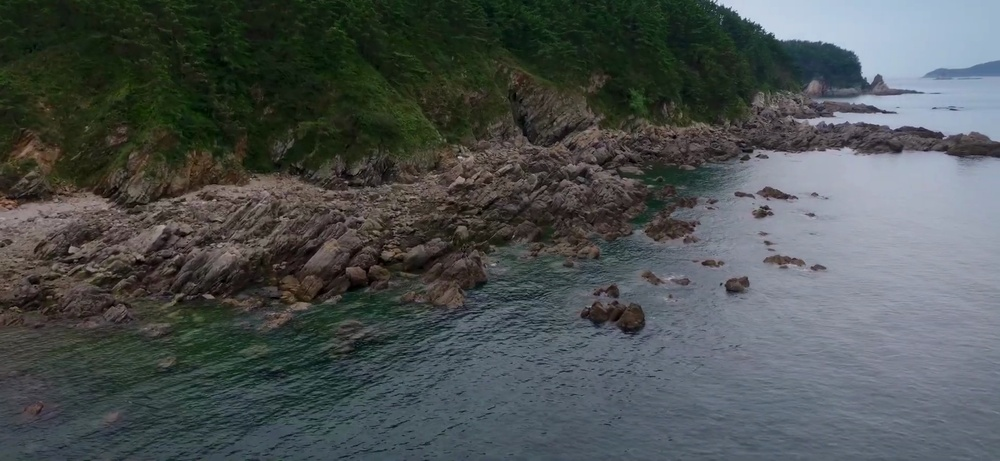
#> input picture 6_agent/frames_agent1/agent1_frame_01_t25.50s_score47.876.jpg, 1000 x 461 px, shrunk from 1920 x 886 before the run, given in place of Fishing.mp4, which was not available
$ python extract_frames_parallel.py
#> lines starting #> are read from the running program, lines starting #| are printed output that depends on the picture; after the words box and inside, x2 and y2 are one past the last pixel; in counts of white or black regions, pixels touching at a corner belong together; pictures that were not available may be replaced by others from this repository, and a replacement may not be noted
import cv2
import numpy as np
import os
from typing import List, Tuple, Dict
from concurrent.futures import ThreadPoolExecutor, as_completed
from scenedetect import VideoManager, SceneManager
from scenedetect.detectors import ContentDetector
from sklearn.cluster import KMeans
import time

def get_video_info(video_path: str) -> dict:
    """영상 파일의 기본 정보를 반환합니다."""
    cap = cv2.VideoCapture(video_path)
    if not cap.isOpened():
        raise ValueError(f"영상 파일을 열 수 없습니다: {video_path}")

    fps = cap.get(cv2.CAP_PROP_FPS)
    frame_count = int(cap.get(cv2.CAP_PROP_FRAME_COUNT))
    width = int(cap.get(cv2.CAP_PROP_FRAME_WIDTH))
    height = int(cap.get(cv2.CAP_PROP_FRAME_HEIGHT))
    duration = frame_count / fps if fps > 0 else 0

    cap.release()

    return {
        'fps': fps,
        'frame_count': frame_count,
        'width': width,
        'height': height,
        'duration': duration
    }

def calculate_frame_score(prev_frame: np.ndarray, curr_frame: np.ndarray,
                          next_frame: np.ndarray = None) -> float:
    """프레임의 편집 기술 점수를 계산합니다."""
    if prev_frame is None:
        return 0.0

    scores = []

    # 1. 프레임 간 차이 (scene change detection)
    diff = cv2.absdiff(prev_frame, curr_frame)
    diff_score = np.mean(diff) / 255.0
    scores.append(diff_score * 2.0)

    # 2. 밝기 변화 (fade in/out)
    prev_brightness = np.mean(cv2.cvtColor(prev_frame, cv2.COLOR_BGR2GRAY))
    curr_brightness = np.mean(cv2.cvtColor(curr_frame, cv2.COLOR_BGR2GRAY))
    brightness_change = abs(curr_brightness - prev_brightness) / 255.0
    scores.append(brightness_change * 1.5)

    # 3. 색상 히스토그램 변화
    prev_hist = cv2.calcHist([prev_frame], [0, 1, 2], None, [8, 8, 8], [0, 256, 0, 256, 0, 256])
    curr_hist = cv2.calcHist([curr_frame], [0, 1, 2], None, [8, 8, 8], [0, 256, 0, 256, 0, 256])
    hist_diff = cv2.compareHist(prev_hist, curr_hist, cv2.HISTCMP_CORREL)
    hist_score = 1.0 - hist_diff
    scores.append(hist_score * 1.2)

    # 4. 엣지 검출 (움직임/액션)
    prev_gray = cv2.cvtColor(prev_frame, cv2.COLOR_BGR2GRAY)
    curr_gray = cv2.cvtColor(curr_frame, cv2.COLOR_BGR2GRAY)
    prev_edges = cv2.Canny(prev_gray, 50, 150)
    curr_edges = cv2.Canny(curr_gray, 50, 150)
    edge_diff = np.sum(cv2.absdiff(prev_edges, curr_edges)) / (prev_edges.shape[0] * prev_edges.shape[1])
    scores.append(edge_diff * 1.0)

    return sum(scores)

# ============================================================================
# AGENT 1: 시간 기반 균등 분할 (기승전결)
# ============================================================================

def agent1_time_based(video_path: str, num_frames: int = 20, output_dir: str = "frames_agent1") -> List[Tuple[int, float]]:
    """시간 기반으로 기승전결 구조에 맞게 프레임 추출"""
    os.makedirs(output_dir, exist_ok=True)

    info = get_video_info(video_path)
    duration = info['duration']
    fps = info['fps']

    # 기승전결 비율: 25%, 30%, 30%, 15%
    segments = [
        (0.0, 0.25, 5),      # 기: 5장
        (0.25, 0.55, 7),      # 승: 7장
        (0.55, 0.85, 7),      # 전: 7장
        (0.85, 1.0, 3)       # 결: 3장
    ]

    selected_frames = []
    cap = cv2.VideoCapture(video_path)

    for seg_start, seg_end, frame_count in segments:
        start_time = duration * seg_start
        end_time = duration * seg_end
        start_frame = int(start_time * fps)
        end_frame = int(end_time * fps)

        # 구간을 균등 분할
        sub_intervals = np.linspace(start_frame, end_frame, frame_count + 1)

        segment_scores = []
        prev_frame = None

        for i in range(len(sub_intervals) - 1):
            sub_start = int(sub_intervals[i])
            sub_end = int(sub_intervals[i + 1])
            sub_mid = (sub_start + sub_end) // 2

            # 서브구간에서 프레임 분석
            cap.set(cv2.CAP_PROP_POS_FRAMES, sub_start)
            ret, frame = cap.read()
            if ret:
                if prev_frame is not None:
                    score = calculate_frame_score(prev_frame, frame)
                    segment_scores.append((sub_mid, score))
                prev_frame = frame.copy()

        # 각 서브구간에서 최고 점수 프레임 선택
        if segment_scores:
            segment_scores.sort(key=lambda x: x[1], reverse=True)
            selected_frames.extend(segment_scores[:frame_count])

    cap.release()

    # 최소 시간 간격 보장 (너무 가까운 프레임 제거)
    min_interval = duration * 0.03  # 최소 3% 간격
    filtered_frames = []
    selected_frames.sort(key=lambda x: x[0])

    for frame_num, score in selected_frames:
        if not filtered_frames:
            filtered_frames.append((frame_num, score))
        else:
            last_frame = filtered_frames[-1][0]
            time_diff = abs(frame_num - last_frame) / fps
            if time_diff >= min_interval:
                filtered_frames.append((frame_num, score))

    # 최종 20개 선택
    filtered_frames = filtered_frames[:num_frames]

    # 저장
    cap = cv2.VideoCapture(video_path)
    for idx, (frame_num, score) in enumerate(filtered_frames, 1):
        cap.set(cv2.CAP_PROP_POS_FRAMES, frame_num)
        ret, frame = cap.read()
        if ret:
            timestamp = frame_num / fps
            filename = f"agent1_frame_{idx:02d}_t{timestamp:.2f}s_score{score:.3f}.jpg"
            cv2.imwrite(os.path.join(output_dir, filename), frame)
    cap.release()

    return filtered_frames

# ============================================================================
# AGENT 2: PySceneDetect 기반
# ============================================================================

def agent2_scene_detection(video_path: str, num_frames: int = 20, output_dir: str = "frames_agent2") -> List[Tuple[int, float]]:
    """PySceneDetect로 장면 전환 감지 후 각 장면에서 프레임 추출"""
    os.makedirs(output_dir, exist_ok=True)

    info = get_video_info(video_path)
    fps = info['fps']

    # Scene detection
    video_manager = VideoManager([video_path])
    scene_manager = SceneManager()
    scene_manager.add_detector(ContentDetector())

    video_manager.set_duration()
    video_manager.start()
    scene_manager.detect_scenes(frame_source=video_manager)

    scene_list = scene_manager.get_scene_list()
    video_manager.release()

    if not scene_list:
        # Scene이 없으면 시간 기반으로 분할
        duration = info['duration']
        num_scenes = 10
        scene_length = duration / num_scenes
        scene_list = [(i * scene_length, (i + 1) * scene_length) for i in range(num_scenes)]

    # 각 장면에서 프레임 선택
    frames_per_scene = max(1, num_frames // len(scene_list))
    selected_frames = []

    cap = cv2.VideoCapture(video_path)

    for i, (start_time, end_time) in enumerate(scene_list):
        start_frame = int(start_time.get_seconds() * fps) if hasattr(start_time, 'get_seconds') else int(start_time * fps)
        end_frame = int(end_time.get_seconds() * fps) if hasattr(end_time, 'get_seconds') else int(end_time * fps)

        scene_scores = []
        prev_frame = None

        # 장면 내에서 샘플링
        sample_frames = np.linspace(start_frame, end_frame, min(20, end_frame - start_frame), dtype=int)

        for frame_num in sample_frames:
            cap.set(cv2.CAP_PROP_POS_FRAMES, frame_num)
            ret, frame = cap.read()
            if ret:
                if prev_frame is not None:
                    score = calculate_frame_score(prev_frame, frame)
                    scene_scores.append((frame_num, score))
                prev_frame = frame.copy()

        if scene_scores:
            scene_scores.sort(key=lambda x: x[1], reverse=True)
            selected_frames.extend(scene_scores[:frames_per_scene])

    cap.release()

    # 최종 20개 선택
    selected_frames = selected_frames[:num_frames]

    # 저장
    cap = cv2.VideoCapture(video_path)
    for idx, (frame_num, score) in enumerate(selected_frames, 1):
        cap.set(cv2.CAP_PROP_POS_FRAMES, frame_num)
        ret, frame = cap.read()
        if ret:
            timestamp = frame_num / fps
            filename = f"agent2_frame_{idx:02d}_t{timestamp:.2f}s_score{score:.3f}.jpg"
            cv2.imwrite(os.path.join(output_dir, filename), frame)
    cap.release()

    return selected_frames

# ============================================================================
# AGENT 3: 색상 클러스터링 기반
# ============================================================================

# [289 lines left out: functions agent3_color_clustering, agent4_hybrid, agent5_maxmin_diversity, not called in this run]

# ============================================================================
# 병렬 실행 래퍼 함수
# ============================================================================

def run_agent(agent_func, agent_name, video_path, num_frames, output_dir):
    """Agent 실행 래퍼"""
    start_time = time.time()
    try:
        result = agent_func(video_path, num_frames, output_dir)
        elapsed = time.time() - start_time
        return {
            'agent': agent_name,
            'success': True,
            'frames': result,
            'time': elapsed,
            'output_dir': output_dir
        }
    except Exception as e:
        elapsed = time.time() - start_time
        return {
            'agent': agent_name,
            'success': False,
            'error': str(e),
            'time': elapsed,
            'output_dir': output_dir
        }

# ============================================================================
# 메인 실행 함수
# ============================================================================

def main():
    video_path = "Fishing.mp4"
    num_frames = 20

    agents = [
        (agent1_time_based, "Agent1_시간기반", "frames_agent1"),
        (agent2_scene_detection, "Agent2_SceneDetection", "frames_agent2"),
        (agent3_color_clustering, "Agent3_클러스터링", "frames_agent3"),
        (agent4_hybrid, "Agent4_하이브리드", "frames_agent4"),
        (agent5_maxmin_diversity, "Agent5_MaxMinDiversity", "frames_agent5"),
    ]

    print("=" * 80)
    print("5개 Agent 병렬 실행 시작")
    print("=" * 80)

    results = []

    # 병렬 실행 (ThreadPoolExecutor 사용 - OpenCV/PySceneDetect 호환성)
    with ThreadPoolExecutor(max_workers=5) as executor:
        futures = {
            executor.submit(run_agent, func, name, video_path, num_frames, output_dir): name
            for func, name, output_dir in agents
        }
#> the loop in agent1_time_based, `for seg_start, seg_end, frame_count in segments:` made 4 passes
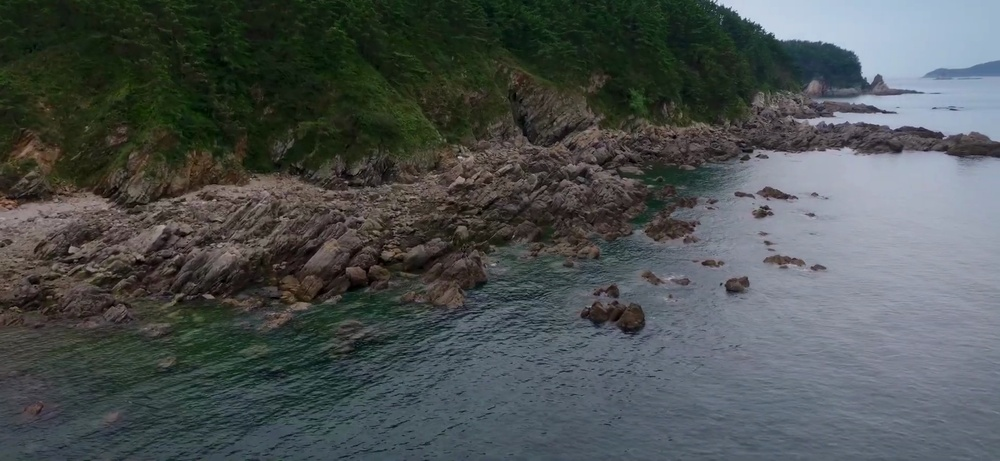
#> input picture 6_agent/frames_agent1/agent1_frame_01_t25.50s_score47.876.jpg, 1000 x 461 px, shrunk from 1920 x 886 before the run, given in place of Fishing.mp4, which was not available
#> pass 1, in calculate_frame_score, `prev_gray = cv2.cvtColor(prev_frame, cv2.COLOR_BGR2GRAY)`:
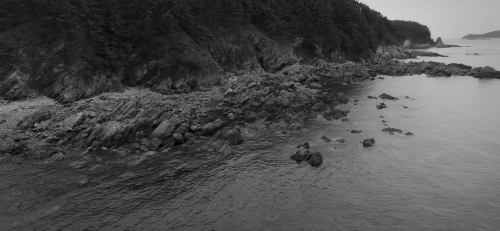
#> prev_gray: shape (461, 1000) (shown at 1/2 size); min 0, max 220, mean 79.4
#> pass 1, in calculate_frame_score, `prev_edges = cv2.Canny(prev_gray, 50, 150)`:
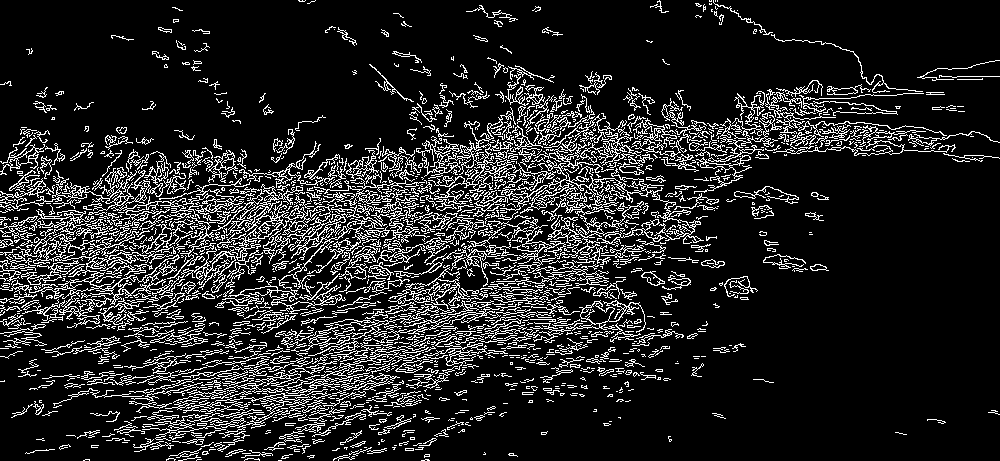
#> prev_edges: shape (461, 1000); 14% white in thin lines or dots
#> in agent1_time_based, prev_frame is the input picture: shape (461, 1000, 3); mean B, G, R 80.7, 81.1, 75.6
#> after the loop in agent1_time_based, `for seg_start, seg_end, frame_count in segments:`: selected_frames = [(0, 0), (0, 0), (0, 0), (0, 0), (0, 0), (0, 0), (0, 0), (0, 0), (0, 0), (0, 0), (0, 0), (0, 0), (0, 0), (0, 0), (0, 0), (0, 0), (0, 0), (0, 0)]
#> the loop in agent1_time_based, `for frame_num, score in selected_frames:` made 18 passes
#> after the loop in agent1_time_based, `for frame_num, score in selected_frames:`: filtered_frames = [(0, 0)]
#> the loop in agent1_time_based, `for idx, (frame_num, score) in enumerate(filtered_frames, 1):` made 1 pass
#> (idx, frame_num, score, timestamp, filename) on pass 1: (1, 0, 0, 0, 'agent1_frame_01_t0.00s_score0.000.jpg')
#> in agent2_scene_detection, `info = get_video_info(video_path)`: info = {'fps': 30, 'frame_count': 1, 'width': 1000, 'height': 461, 'duration': 0.0333}
#> in agent2_scene_detection, `fps = info['fps']`: fps = 30

        for future in as_completed(futures):
            agent_name = futures[future]
            try:
                result = future.result()
                results.append(result)
                status = "✅ 성공" if result['success'] else "❌ 실패"
                print(f"{result['agent']}: {status} ({result['time']:.2f}초)")
                if not result['success']:
                    print(f"  오류: {result.get('error', 'Unknown error')}")
            except Exception as e:
                print(f"{agent_name}: ❌ 예외 발생 - {str(e)}")

    # 결과 요약
    print("\n" + "=" * 80)
    print("결과 요약")
    print("=" * 80)

    for result in results:
        if result['success']:
            print(f"\n{result['agent']}:")
            print(f"  - 처리 시간: {result['time']:.2f}초")
            print(f"  - 추출된 프레임: {len(result['frames'])}개")
            print(f"  - 저장 위치: {result['output_dir']}/")

            # 시간 분포 확인
            timestamps = [frame_num / 24.0 for frame_num, _ in result['frames']]
            print(f"  - 시간 범위: {min(timestamps):.2f}초 ~ {max(timestamps):.2f}초")

    print("\n" + "=" * 80)
    print("✅ 모든 Agent 실행 완료!")
    print("=" * 80)

if __name__ == "__main__":
    main()
#> (the call stopped at in agent2_scene_detection, `video_manager = VideoManager([video_path])`: scenedetect is not available in this run)

$ run again, on 6_agent/frames_agent1/agent1_frame_02_t42.50s_score28.323.jpg
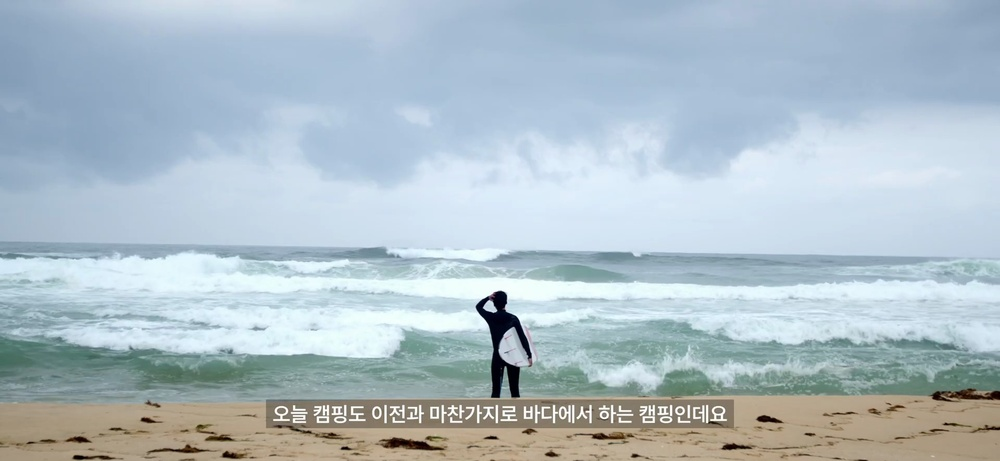
#> input picture 6_agent/frames_agent1/agent1_frame_02_t42.50s_score28.323.jpg, 1000 x 461 px, shrunk from 1920 x 886 before the run, given in place of Fishing.mp4, which was not available
#> the loop in agent1_time_based, `for seg_start, seg_end, frame_count in segments:` made 4 passes
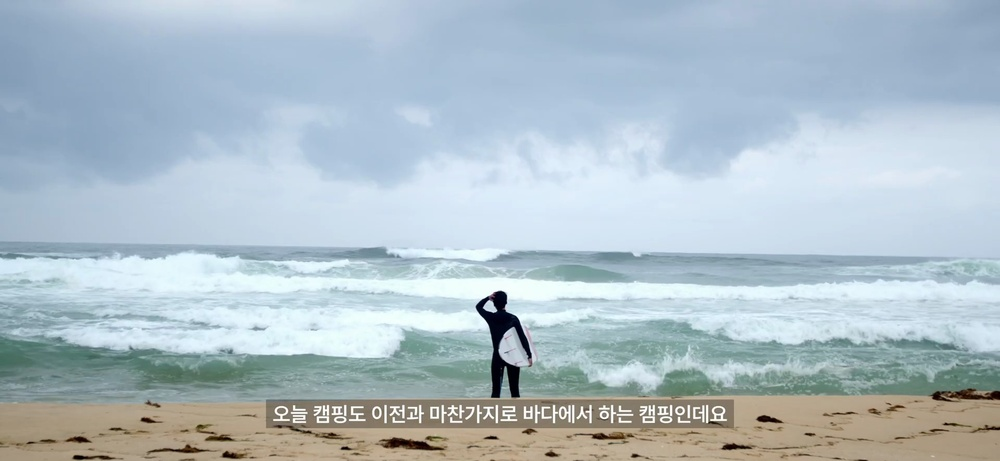
#> input picture 6_agent/frames_agent1/agent1_frame_02_t42.50s_score28.323.jpg, 1000 x 461 px, shrunk from 1920 x 886 before the run, given in place of Fishing.mp4, which was not available
#> pass 1, in calculate_frame_score, `prev_gray = cv2.cvtColor(prev_frame, cv2.COLOR_BGR2GRAY)`:
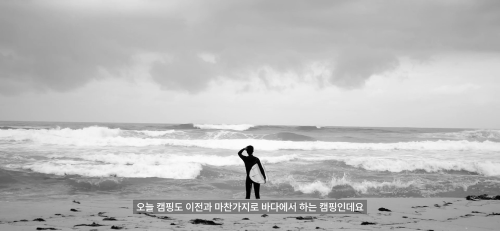
#> prev_gray: shape (461, 1000) (shown at 1/2 size); min 0, max 255, mean 187
#> pass 1, in calculate_frame_score, `prev_edges = cv2.Canny(prev_gray, 50, 150)`:
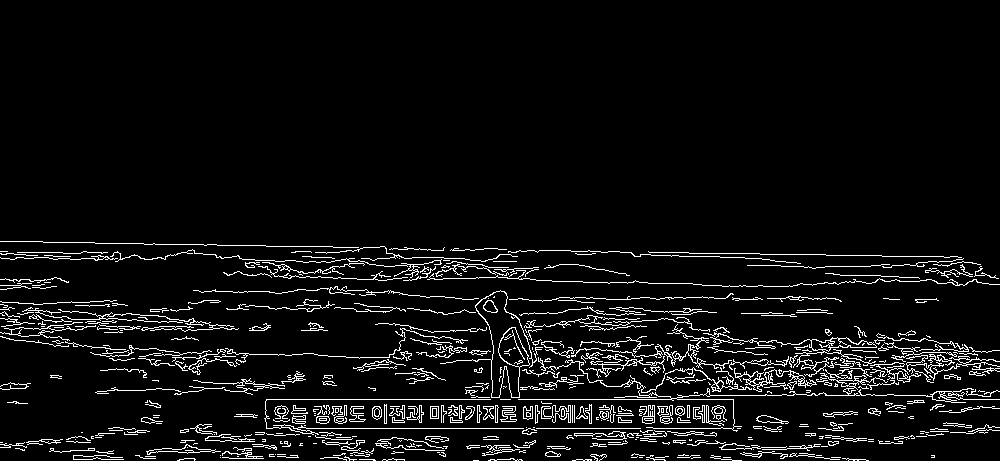
#> prev_edges: shape (461, 1000); 5.8% white in thin lines or dots, all inside (x1, y1, x2, y2) = (0, 241, 1000, 461)
#> in agent1_time_based, prev_frame is the input picture: shape (461, 1000, 3); mean B, G, R 199.7, 190.6, 174.9
#> after the loop in agent1_time_based, `for seg_start, seg_end, frame_count in segments:`: selected_frames = [(0, 0), (0, 0), (0, 0), (0, 0), (0, 0), (0, 0), (0, 0), (0, 0), (0, 0), (0, 0), (0, 0), (0, 0), (0, 0), (0, 0), (0, 0), (0, 0), (0, 0), (0, 0)]
#> the loop in agent1_time_based, `for frame_num, score in selected_frames:` made 18 passes
#> after the loop in agent1_time_based, `for frame_num, score in selected_frames:`: filtered_frames = [(0, 0)]
#> the loop in agent1_time_based, `for idx, (frame_num, score) in enumerate(filtered_frames, 1):` made 1 pass
#> (idx, frame_num, score, timestamp, filename) on pass 1: (1, 0, 0, 0, 'agent1_frame_01_t0.00s_score0.000.jpg')
#> info = {'fps': 30, 'frame_count': 1, 'width': 1000, 'height': 461, 'duration': 0.0333}
#> in agent2_scene_detection, `fps = info['fps']`: fps = 30
